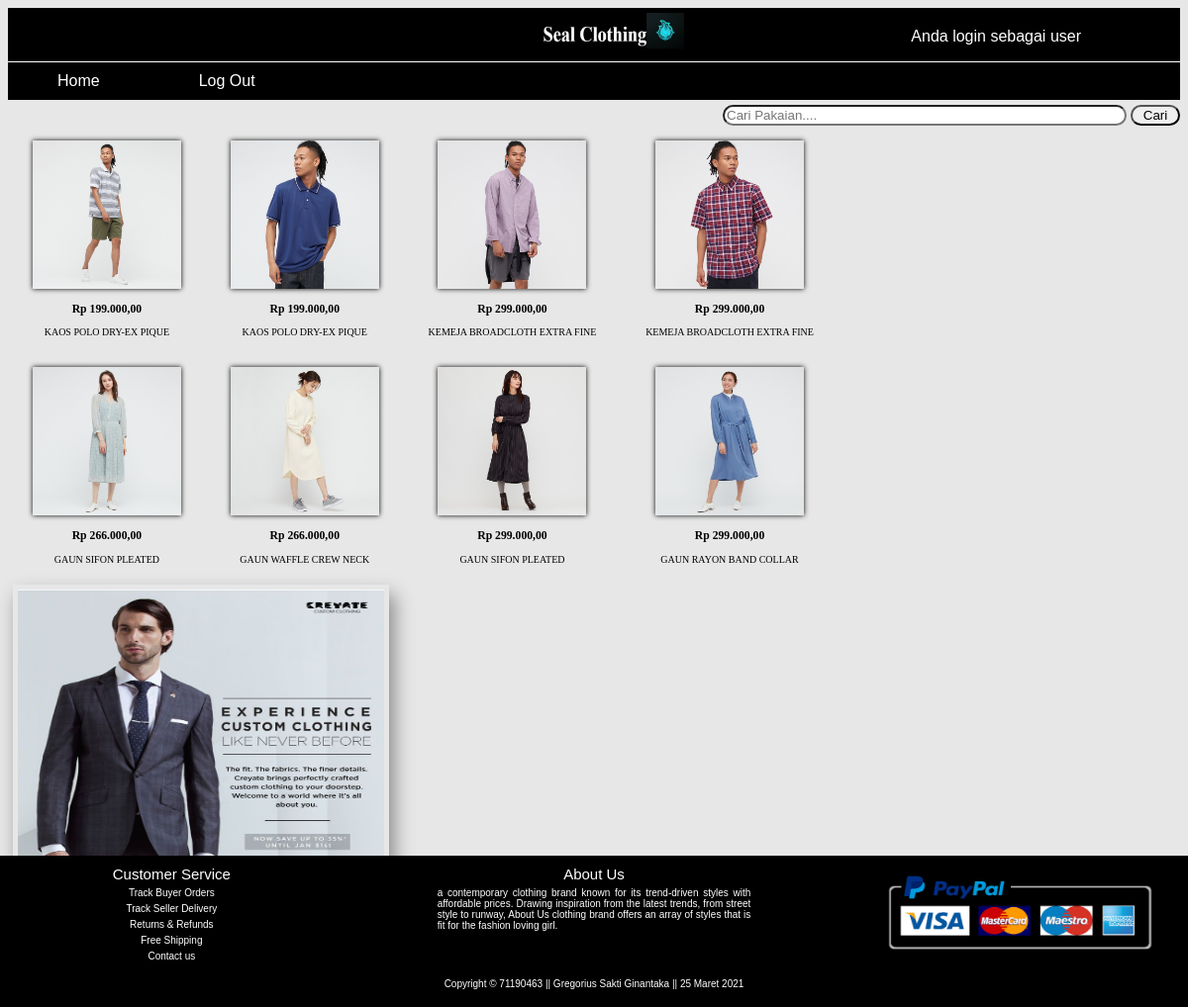
The app's page /dashboard-user.php (signed in) with its own data.
### tables this page shows
CREATE TABLE `data_produk` (
  `id` int(11) NOT NULL,
  `Nama` varchar(255) NOT NULL,
  `Harga` double NOT NULL,
  `Deskripsi` text NOT NULL,
  `Tags` varchar(255) NOT NULL,
  `Kategori` varchar(255) NOT NULL,
  `Gambar` text NOT NULL
);

### dashboard-user.php (the view, shortened to what this page needs)
<?php
    require "koneksi.php";
    $nama = "";
    if (!isset($_SESSION['user'])) {
       header("location:login.php");
    }elseif (isset($_SESSION['user'])) {
    	$nama = $_SESSION['user']['username'];
    }else{
    	$nama = "Login Dulu";
    }
 ?>
<!DOCTYPE html>
<html>
<head>
	<link rel="stylesheet" href="style-user.css">
</head>
<body>
	<header>
		<div>
			<div class="banner">
				<img src="banner.jpg">
				<a href="#">Anda login sebagai <?php echo $nama ?></a>
			</div>
			<div class="navi">
				<nav>
					<a href="dashboard-user.php">Home</a>
					<a href="logout.php">Log Out</a>
				</nav>
			</div>
			<div class="search">
				<form action="" method="GET">
					<input type="text" placeholder="Cari Pakaian...." name="search">
					<button name="cari" type="submit">Cari</button>
				</form>
			</div>
		</div>
	</header>
	<main>
		<div class="layout">
			<div class="wrap left">
				<?php
					$sql = "SELECT * FROM data_produk";
					$query = mysqli_query($conn, $sql);
					while($result =mysqli_fetch_assoc($query)):
					?>
				<div class="item">
					<a href=<?php echo "direct-product.php?id=".$result['id'] ?>>
						<img src="fileuploads/<?php echo $result['Gambar'];?>">
					</a>
					<h3>
						<center>
							<?php echo "Rp " . number_format($result['Harga'],2, ",", "."); ?>
						</center>
					</h3>
					<span>
						<center><?php echo $result['Nama']; ?></center>
					</span>
				</div>
				<?php endwhile; ?>
			</div>
			<div class="wrap right">
				<div class="sidebar">
					<img src="side.jpg">
				</div>
			</div>
		</div>
	</main>
	<footer>
		<div class="colom">
			<div class="help">
				<span>Customer Service</span>
					<li><a href="#">Track Buyer Orders</a></li>
					<li><a href="#">Track Seller Delivery</a></li>
					<li><a href="#">Returns & Refunds</a></li>
					<li><a href="#">Free Shipping</a></li>
					<li><a href="#">Contact us</a></li>
			</div>
			<div class="us">
				<span>About Us</span>
				<div class="as">
					<span>a contemporary clothing brand known for its trend-driven styles with affordable prices. Drawing inspiration from the latest trends, from street style to runway, About Us clothing brand offers an array of styles that is fit for the fashion loving girl.
					</span>
				</div>
			</div>
			<div class="paymentlogo">
				<img src="pay.png">
			</div>
		</div>
		<div class="copy">
			<span>Copyright &copy 71190463 || Gregorius Sakti Ginantaka || 25 Maret 2021</span>
		</div>
	</footer>
</body>
</html>

### style-user.css (style rules this page uses)
body { background-color: #e7e7e7; }
.banner { background-color: black; }
.banner img { height: 50px; width: 150px; margin-left: 45%; }
.banner a { text-decoration: none; color: white; font-family: sans-serif; float: right; padding-right: 100px; padding-top: 20px; }
.navi { border-top: 1px solid white; overflow: hidden; background-color: black; }
.navi a { float: left; text-align: center; color: white; text-decoration: none; padding: 10px 50px; font-family: sans-serif; }
.search { margin-top: 5px; text-align: right; }
.search input { border-radius: 12px; width: 400px; }
.search button { width: 50px; border-radius: 12px; cursor: pointer; }
main { box-sizing: border-box; }
.wrap { float: left; padding: 5px; }
.left { width: 70%; display: grid; grid-gap: 10px; grid-template-columns: auto auto auto auto; }
.right { width: 28.5%; }
.layout:after { content: ""; display: table; clear: both; }
.item { padding: 10px; text-align: center; font-family: cursive; font-size: 10px; }
.item img { height: 150px; width: 150px; box-shadow: 0px 0px 5px black; }
.sidebar img { padding: 5px; padding-top: 5px; height: 400px; width: 370px; box-shadow: 5px 10px 18px #888888; }
footer { position: fixed; left: 0; bottom: 0; background-color: black; height: 15%; }
.colom { padding: 10px; column-count: 3; column-gap: 100px; color: white; text-align: center; }
.help { font-family: sans-serif; font-size: 15px; }
.help li { padding-top: 5px; list-style: none; text-align: center; font-family: sans-serif; font-size: 10px; }
.help li a { color: white; text-decoration: none; }
.paymentlogo img { height: 100px; width: 300px; }
.copy { padding-bottom: 5px; text-align: center; color: white; font-family: sans-serif; font-size: 10px; }
.us { text-align: center; font-size: 15px; font-family: sans-serif; }
.as { padding: 5px; text-align: justify; font-family: sans-serif; font-size: 10px; }

### records on screen
data_produk: Gambar (picture), Harga "199.000,00", Nama "KAOS POLO DRY-EX PIQUE"
data_produk: Gambar (picture), Harga "199.000,00", Nama "KAOS POLO DRY-EX PIQUE"
data_produk: Gambar (picture), Harga "299.000,00", Nama "KEMEJA BROADCLOTH EXTRA FINE"
data_produk: Gambar (picture), Harga "299.000,00", Nama "KEMEJA BROADCLOTH EXTRA FINE"
data_produk: Gambar (picture), Harga "266.000,00", Nama "GAUN SIFON PLEATED"
data_produk: Gambar (picture), Harga "266.000,00", Nama "GAUN WAFFLE CREW NECK"
data_produk: Gambar (picture), Harga "299.000,00", Nama "GAUN SIFON PLEATED"
data_produk: Gambar (picture), Harga "299.000,00", Nama "GAUN RAYON BAND COLLAR"

### other values on screen
$nama "user"
